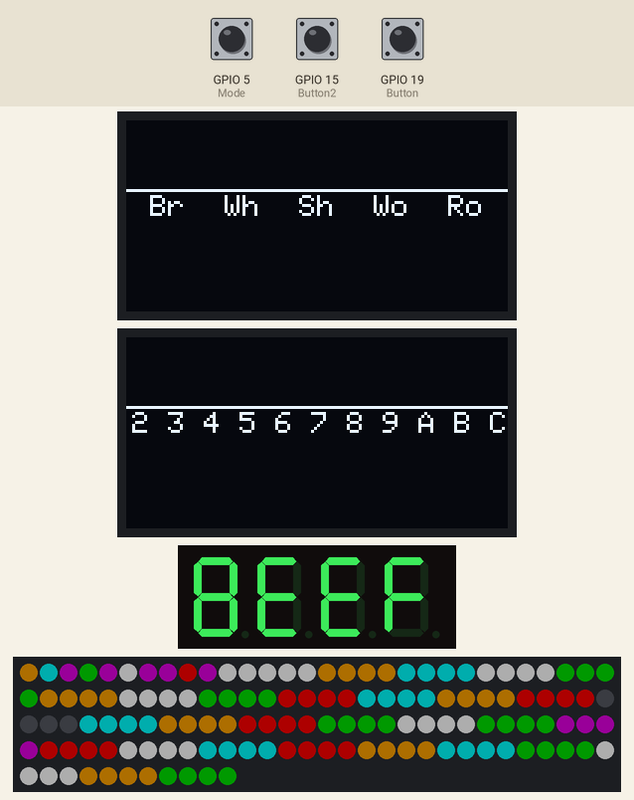
Simulated run of this sketch. Board: ESP32. Shown: 2 × 128×64 one-colour display, 4-digit seven-segment display, 131 RGB LEDs in strip order, left to right, continuing on the next row. The test bench sets the inputs (shaded band); at power-on: GPIO 15 (Button2) HIGH, GPIO 19 (Button) HIGH, GPIO 5 (Mode) LOW. Dim RGB values are drawn brighter than linear; random numbers use the default seed unless the sketch sets one.

Above: at 2.6 s.
2.7 s: GPIO 15 (Button2) pulled LOW for 0.15 s
At 3.07 s:
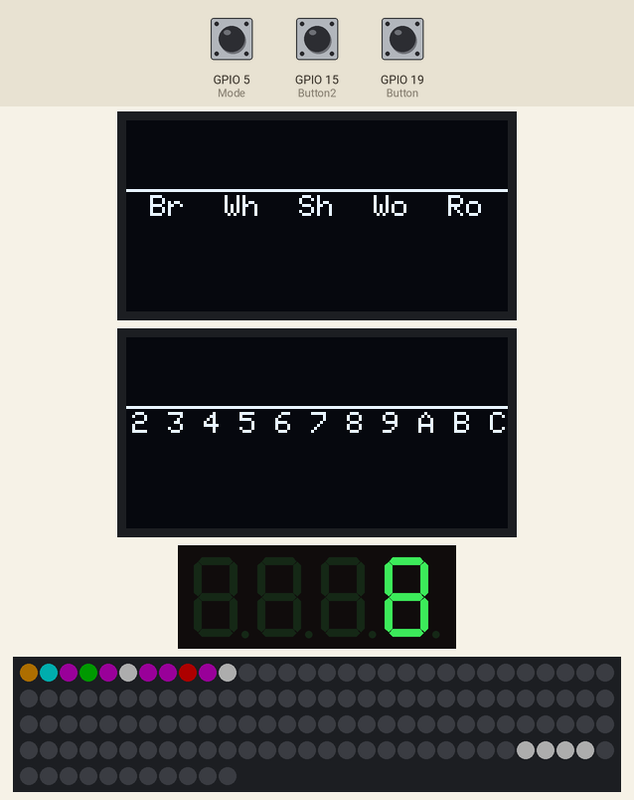
3.4 s: GPIO 19 (Button) pulled LOW for 0.15 s
6.5 s: GPIO 15 (Button2) pulled LOW for 3.2 s
At 10.7 s:
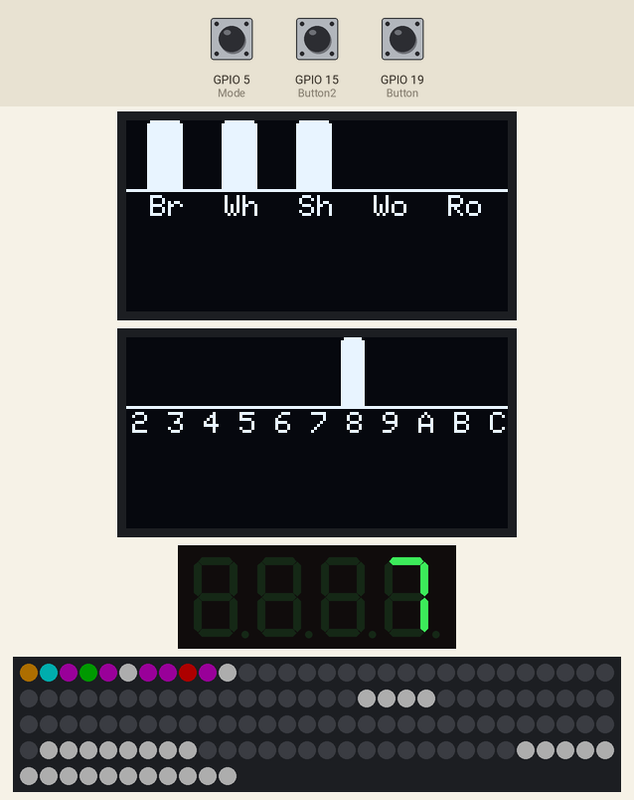
13.3 s: GPIO 19 (Button) pulled LOW for 3.2 s
At 18.1 s:
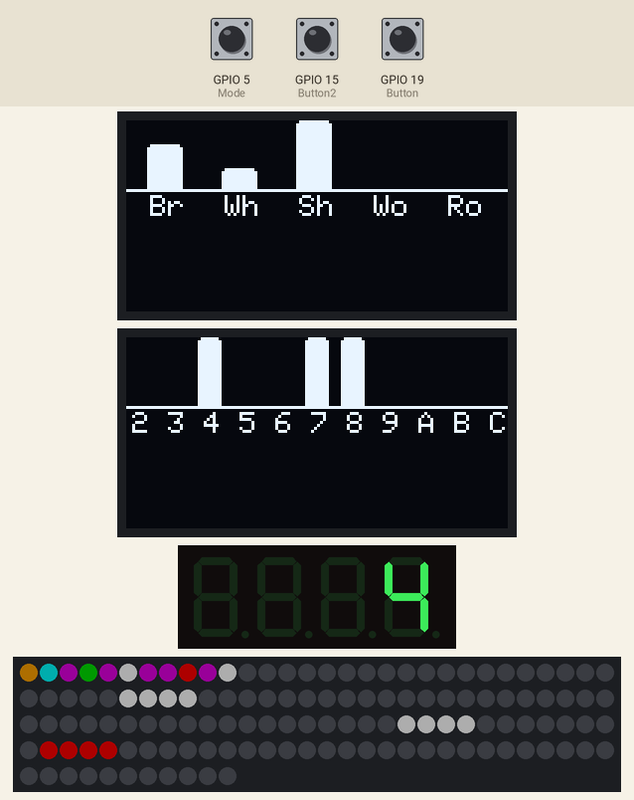
Timing chart, 0 to 19.6 s (numbered marks = the images above; inputs shaded):
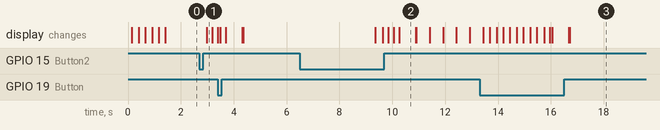

Measured:
- after the input at 2.7 s, the display: changes after 0.28 s (image 1)
- what the display in image 2 shows lasts 0.6 s, from 10.3 s to 10.9 s

The sketch:

Catan_esp32_rev_5_6p.ino
```cpp
/**
Version 2 LED Catan - 5-6 person board size with desert included in board generation
Inludes additional rules and game aspects and a new resoruce hex (the all recource spot)
Board - 38 Pin ESP32 (Wi-fi and Bluetooth capable)
Author - Jared Dilley
**/

#include <FastLED.h>
#include <TM1637.h>
#include <SPI.h>
#include <Wire.h>
#include <Adafruit_GFX.h>
#include <Adafruit_SSD1306.h>
#include <stdlib.h>
#include <time.h>
#include <stdio.h>

#define SCREEN_WIDTH 128 // OLED display width, in pixels
#define SCREEN_HEIGHT 32 // OLED display height, in pixels
#define OLED_RESET -1 // Reset pin # (or -1 if sharing Arduino reset pin)
#define NUM_LEDS 131  // Total num of LEDs
#define spotSize 4  // num of LEDs per hex
#define LED_PIN 14
#define Button 19   // Roll Dice Button 1
#define Button2 15  // Roll Dice Button 2
#define Mode 5      // Switch for game mode
int ButtonState;
int ButtonState2;
int brightness = 50;
const int range = 30; // number of hexagons
const int num_ports = 11;  // number of ports
int tracker = 0;
unsigned long now = millis();
int CLK = 1;
int DIO = 3;
TM1637 tm(CLK,DIO); // TX, RX
Adafruit_SSD1306 display1(-1);  // SCL P22, SDA P21
Adafruit_SSD1306 display2(-1);
int offset = 8;
int offset2 = 7;
int brick = 0;
int wheat = 0;
int wood = 0;
int rock = 0;
int sheep = 0;
int ModeState;
int rolls[11] = {0,0,0,0,0,0,0,0,0,0,0};  // tracker for the dice rolls 2-12
int button_display[12] = {0,1,2,3,4,14,15,25,26,27,28,29};
int button2_display[12] = {26,27,28,29,21,20,9,8,0,1,2,3};


// Brick::Red, Boulder::Aqua, Logs::Green, Hay::Orange, Sheep::white, Desert::Black
uint32_t resource[range];
uint32_t resource_rand[range] = {CRGB::Red,CRGB::Red,CRGB::Red,CRGB::Red,CRGB::Red,CRGB::Aqua,CRGB::Aqua,CRGB::Aqua,CRGB::Aqua,CRGB::Aqua,
CRGB::Green,CRGB::Green,CRGB::Green,CRGB::Green,CRGB::Green,CRGB::Green,CRGB::Orange,CRGB::Orange,CRGB::Orange,CRGB::Orange,CRGB::Orange,CRGB::Orange,
CRGB::White,CRGB::White,CRGB::White,CRGB::White,CRGB::White,CRGB::White,CRGB::Black,CRGB::Purple};
uint32_t resource_spread[range] = {3,4,2,3,5,4,3,5,1,2,4,1,CRGB::Black,2,4,1,5,3,5,CRGB::Purple,1,3,2,1,4,2,5,3,4,5};
uint32_t five_spot[2] = {CRGB::Red,CRGB::Aqua};
uint32_t six_spot[3] = {CRGB::Green,CRGB::Orange,CRGB::White};
CRGB all[5] = {CRGB::Red,CRGB::Green,CRGB::Orange,CRGB::Aqua,CRGB::White};
int values[range] = {11,12,9,8,9,2,4,10,6,12,11,8,5,6,3,5,12,4,2,9,4,2,3,10,8,10,3,11,6,5}; // values of all 30 spots
int spotValues[range];
CRGB leds[NUM_LEDS];
CRGB currentColors[range];

// Function to swap two elements in an array
void swap_uint(uint32_t  *a, uint32_t  *b) {
    uint32_t  temp = *a;
    *a = *b;
    *b = temp;
}

// Function to the elements in a given array
void shuffle(uint32_t arr[], int size){
  for (int i = size - 1; i > 0; i--) {
    // Generate a random index between 0 and i (inclusive)
    int j = random(0,1000) % (i + 1);
    // Swap current element with randomly generated element
    swap_uint(&arr[i], &arr[j]);
  }
}

// Function to find an element in an array and swap it with a random element
void swapWithRandom(CRGB arr[], int size, CRGB target) {
  // Search for the target element in the array
  int found = 0;
  int targetIndex;
  for (int i = 0; i < size; i++) {
    if (arr[i] == target) {
      targetIndex = i; // Store the index of the target element
      found = 1;
      break;
    }
  }
  // If the target element was found, swap it with a random element
  if (found) {
    int randomIndex = random(0,1000) % size;
    CRGB target_spot = currentColors[targetIndex];
    CRGB rand_spot = currentColors[randomIndex];
    for (int i = 0; i < 2; i++) {
      setSpot(targetIndex + 1, CRGB::Black, false);
      setSpot(randomIndex + 1, CRGB::Black, false);
      FastLED.show();
      delay(250);
      setSpot(targetIndex + 1, target_spot, false);
      setSpot(randomIndex + 1, rand_spot, false);
      FastLED.show();
      delay(250);
    }
    for (int i = 0; i < 2; i++) {
      setSpot(targetIndex + 1, CRGB::Black, false);
      setSpot(randomIndex + 1, CRGB::Black, false);
      FastLED.show();
      delay(250);
      setSpot(targetIndex + 1, rand_spot, true);
      setSpot(randomIndex + 1, target_spot, true);
      FastLED.show();
      delay(250);
    }
  }
}

// Sets the specified hexagon, with an option to save changes to memory
void setSpot (int spot, CRGB color, boolean save){
    int currentLED = (spot - 1)*spotSize + num_ports;
    int lastLED = currentLED + spotSize;
    for (currentLED; currentLED < lastLED; currentLED++) {
      leds[currentLED] = color;
    }
    if (save){
      currentColors[spot-1] = color;
    }
}

// Returns True if element in array
boolean arrayIncludeElement(int randArray[], int input, int range) {
  for (int i = 0; i < range; i++) {
    if (randArray[i] == input) {
      return true;
    }
  }
  return false;
}

// Fuction for rolling the dice and playing animations
void rollDice() {
  // Roll dice
  int roll = random(1,7) + random(1,7);
  // roll = 7; // uncomment for testing 7's
  rolls[roll-2]++;
  tm.init(); // clear
  if (roll < 10){
    tm.display(3,roll);
  } else{
    tm.display(2,1);
    tm.display(3,roll-10);
  }
  // show dice value
  for (int i = 0; i < range; i++) {
    setSpot(i+1, CRGB::Black, false);
  }
  FastLED.show();

  for (int i = 0; i < roll; i++) {   // rev
    if(ButtonState == LOW){
      setSpot(button_display[i]+1, CRGB::White, false);
    } else if (ButtonState2 == LOW){
      setSpot(button2_display[i]+1, CRGB::White, false);
    }
    FastLED.show();
    delay(100);
  }
  delay(500);
  // show only spots with that roll
  int locations[range];
  int count = 0;
  if (roll == 7){
    updateDisplay(brick, wheat, wood, rock, sheep);
    for (int a = 0; a < 3; a++) {
      for (int i = 0; i < range; i++) {
        setSpot(i+1, CRGB::Red, false);
      }
      FastLED.show();
      delay(500);
      if (a < 2){
        for (int i = 0; i < range; i++) {
          setSpot(i+1, CRGB::Black, false);
        }
        FastLED.show();
        delay(500);
      }
    }
    if (ModeState == HIGH){ // randomly swap desert and all piece with a random piece
      swapWithRandom(currentColors, range, CRGB::Black);
      swapWithRandom(currentColors, range, CRGB::Purple);
    } else{ // swap desert and all rec in even spread
      CRGB spot_19 = currentColors[19];
      CRGB spot_12 = currentColors[12];
      for (int i = 0; i < 2; i++) {
        setSpot(19 + 1, CRGB::Black, false);
        setSpot(12 + 1, CRGB::Black, false);
        FastLED.show();
        delay(250);
        setSpot(19 + 1, spot_19, false);
        setSpot(12 + 1, spot_12, false);
        FastLED.show();
        delay(250);
      }
      for (int i = 0; i < 2; i++) {
        setSpot(19 + 1, CRGB::Black, false);
        setSpot(12 + 1, CRGB::Black, false);
        FastLED.show();
        delay(250);
        setSpot(19 + 1, spot_12, true);
        setSpot(12 + 1, spot_19, true);
        FastLED.show();
        delay(250);
      }
    }
  } else{
    for (int i = 0; i < range; i++) {
      if (values[i] == roll){
        setSpot(i+1, currentColors[i], false);
        if (currentColors[i] == all[0]){
          brick++;
        }
        if (currentColors[i] == all[1]){
          wood++;
        }
        if (currentColors[i] == all[2]){
          wheat++;
        }
        if (currentColors[i] == all[3]){
          rock++;
        }
        if (currentColors[i] == all[4]){
          sheep++;
        }
      }
      else{
        setSpot(i+1, CRGB::Black, false);
      }
    }
    updateDisplay(brick, wheat, wood, rock, sheep);
    FastLED.show();
    delay(5000);
  }
  // reset board
  for (int i = 0; i < range; i++) {
    setSpot(i+1, currentColors[i], true);
  }
  FastLED.show();
}

// Fuction in charge of updating both OLED displays for dice and recouce roll ttracking
void updateDisplay(int brick, int wheat, int wood, int rock, int sheep){
  float maxVal = 0;
  int local = 0;

  display2.clearDisplay();
  display2.setCursor(2, 25);
  display2.println("2 3 4 5 6 7 8 9 A B C");
  display2.drawLine(0, 23, 127, 23, WHITE);
  for (int i = 0; i < (sizeof(rolls) / sizeof(rolls[0])); i++) {
    if (rolls[i] > maxVal) {
      maxVal = rolls[i];
    }
  }
  for (int i = 0; i < (sizeof(rolls) / sizeof(rolls[0])); i++) {
    if (rolls[i] > 0) {
      int barTop = 24 - (float(rolls[i])/maxVal)*(24);
      int barHieght = (float(rolls[i])/maxVal)*(24);
      if((barTop + barHieght) != 24)
      {
        barHieght = 24 - barTop;
      }
      display2.fillRoundRect(local, barTop, 8, barHieght, 2, WHITE);
    }
    else{
      display2.fillRoundRect(local, 0, 8, 0, 2, WHITE);
    }
    local += 12;
  }
  display2.display();

  int rec[5] = {brick,wheat,sheep,wood,rock};
  maxVal = 0;
  local = 0;

  display1.clearDisplay();
  display1.setCursor(0+offset, 25);
  display1.println("Br");
  display1.setCursor(25+offset, 25);
  display1.println("Wh");
  display1.setCursor(50+offset, 25);
  display1.println("Sh");
  display1.setCursor(75+offset, 25);
  display1.println("Wo");
  display1.setCursor(100+offset, 25);
  display1.println("Ro");
  display1.drawLine(0, 23, 127, 23, WHITE);
  for (int i = 0; i < (sizeof(rec) / sizeof(rec[0])); i++) {
    if (rec[i] > maxVal) {
      maxVal = rec[i];
    }
  }
  for (int i = 0; i < (sizeof(rec) / sizeof(rec[0])); i++) {
    if (rec[i] > 0) {
      int barTop = 24 - (float(rec[i])/maxVal)*(24);
      int barHieght = (float(rec[i])/maxVal)*(24);
      if((barTop + barHieght) != 24)
      {
        barHieght = 24 - barTop;
      }
      display1.fillRoundRect(local+offset2, barTop, 12, barHieght, 2, WHITE);
    }
    else{
      display1.fillRoundRect(local+offset2, 0, 12, 0, 2, WHITE);
    }
    local += 25;
  }
  display1.display();

}

// Initialize board
void setup() {
  // set up display
  display1.begin(SSD1306_SWITCHCAPVCC, 0x3C);
  display2.begin(SSD1306_SWITCHCAPVCC, 0x3D);

  display1.ssd1306_command(SSD1306_SETCONTRAST);
  display1.ssd1306_command(128);  // brightness 0-255
  display1.clearDisplay();
  display1.setTextSize(1);
  display1.setTextColor(WHITE);

  display2.ssd1306_command(SSD1306_SETCONTRAST);
  display2.ssd1306_command(128);  // brightness 0-255
  display2.clearDisplay();
  display2.setTextSize(1);
  display2.setTextColor(WHITE);
  updateDisplay(brick, wheat, wood, rock, sheep);
  // put your setup code here, to run once:
  tm.init();
  // set brightness; 0-7
  tm.set(1);
  // init roll display to "BEEF"
  tm.display(3,0xf);
  tm.display(2,0xe);
  tm.display(1,0xe);
  tm.display(0,8);

  pinMode(Mode, INPUT);
  ModeState = digitalRead(Mode);
  if (ModeState == HIGH){
    memcpy(resource, resource_rand, sizeof(resource));
  }
  else{
    memcpy(resource, resource_spread, sizeof(resource));
  }

  pinMode(Button, INPUT);
  pinMode(Button2, INPUT);
  FastLED.addLeds<WS2812B, LED_PIN, GRB>(leds, NUM_LEDS);
  FastLED.setBrightness(brightness);

  // set up random board if selected
  if(ModeState == HIGH){
    int first = random(range);
    int randArray[range] = {first};
    int num = 1;
    while(num < range){
      int input = random(range);
      if (!arrayIncludeElement(randArray, input, num)){
        randArray[num] = input;

        num++;
      }
    }
    uint32_t temp_resource[range];
    for (int i = 0; i < range; i++) {
      temp_resource[i] = resource[randArray[i]];
    }
    memcpy(resource, temp_resource, sizeof(resource));
  }else{
    shuffle(five_spot,2);
    shuffle(six_spot,3);
    for (int i = 0; i < range; i++) {
      if(resource[i] == 1){
        resource[i] = five_spot[0];
      }else if(resource[i] == 2){
        resource[i] = five_spot[1];
      }else if(resource[i] == 3){
        resource[i] = six_spot[0];
      }else if(resource[i] == 4){
        resource[i] = six_spot[1];
      }else if(resource[i] == 5){
        resource[i] = six_spot[2];
      }
    }
  }
  // Animated power up sequence
  for (int i = 0; i < 1; i++) {
    for (int i = 0; i < range; i++) {
      setSpot(i + 1, CRGB::Black, false);
    }
    FastLED.show();
    delay(250);
    setSpot(11 + 1, resource[11], true);
    setSpot(17 + 1, resource[17], true);
    FastLED.show();
    delay(250);
    setSpot(6 + 1, resource[6], true);
    setSpot(7 + 1, resource[7], true);
    setSpot(10 + 1, resource[10], true);
    setSpot(12 + 1, resource[12], true);
    setSpot(18 + 1, resource[18], true);
    setSpot(16 + 1, resource[16], true);
    setSpot(24 + 1, resource[24], true);
    setSpot(23 + 1, resource[23], true);
    FastLED.show();
    delay(250);
    setSpot(0 + 1, resource[0], true);
    setSpot(1 + 1, resource[1], true);
    setSpot(2 + 1, resource[2], true);
    setSpot(5 + 1, resource[5], true);
    setSpot(13 + 1, resource[13], true);
    setSpot(15 + 1, resource[15], true);
    setSpot(25 + 1, resource[25], true);
    setSpot(26 + 1, resource[26], true);
    setSpot(27 + 1, resource[27], true);
    setSpot(28 + 1, resource[28], true);
    setSpot(22 + 1, resource[22], true);
    setSpot(19 + 1, resource[19], true);
    setSpot(9 + 1, resource[9], true);
    setSpot(8 + 1, resource[8], true);
    FastLED.show();
    delay(250);
    setSpot(3 + 1, resource[3], true);
    setSpot(4 + 1, resource[4], true);
    setSpot(14 + 1, resource[14], true);
    setSpot(20 + 1, resource[20], true);
    setSpot(21 + 1, resource[21], true);
    setSpot(29 + 1, resource[29], true);
    FastLED.show();
    delay(250);
    if(ModeState == HIGH){  // set up fully random ports
      uint32_t ports[num_ports] = {CRGB::White,CRGB::Orange,CRGB::Purple,CRGB::Green,CRGB::Purple,CRGB::Red,CRGB::Purple,CRGB::Purple,CRGB::White,CRGB::Purple,CRGB::Aqua};
      shuffle(ports,num_ports);
      for (int i = 0; i < num_ports; i++) {
        leds[i] = (CRGB) ports[i];
      }
    } else{ // set up fixed 3:1 ports and random recource ports
      uint32_t ports[6] = {CRGB::Red,CRGB::Green,CRGB::Orange,CRGB::Aqua,CRGB::White,CRGB::White};
      shuffle(ports,6);
      leds[0] = (CRGB) ports[0];
      leds[1] = (CRGB) ports[1];
      leds[2] = CRGB::Purple;
      leds[3] = (CRGB) ports[2];
      leds[4] = CRGB::Purple;
      leds[5] = (CRGB) ports[3];
      leds[6] = CRGB::Purple;
      leds[7] = CRGB::Purple;
      leds[8] = (CRGB) ports[4];
      leds[9] = CRGB::Purple;
      leds[10] = (CRGB) ports[5];
    }
    FastLED.show();
  }
  // Serial.begin(115200); // higher rate for ESP32
}

// Main loop
void loop() {
  // Get status of the two buttons
  ButtonState = digitalRead(Button);
  ButtonState2 = digitalRead(Button2);
  if (ButtonState == LOW || ButtonState2 == LOW){ // roll dice when one of the buttons is clicked
    delay(250);
    rollDice();
  }
}
```
